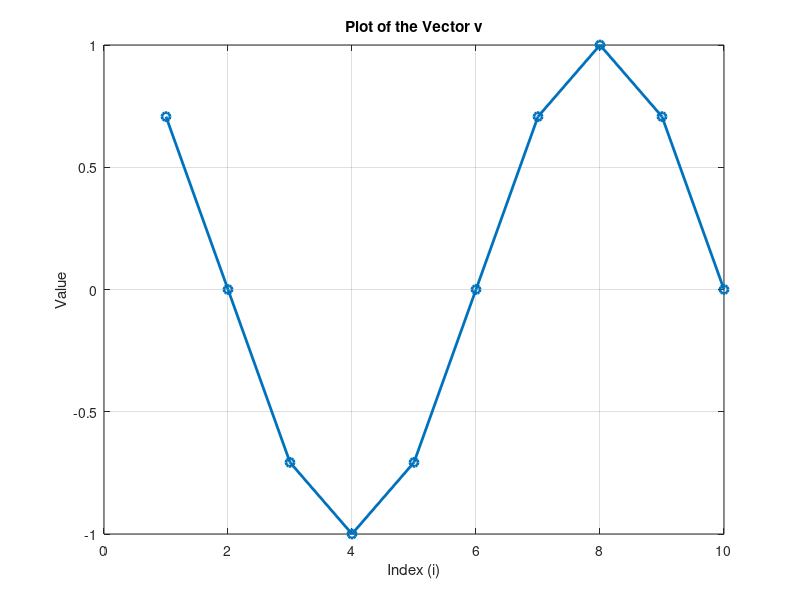

Here is the MATLAB script that generated this plot:
% Initialize an empty row vector
v = zeros(1, 10);

% Populate the vector with cosine values
for i = 1:10
    v(i) = cos(i * pi / 4);
end

% Display the vector
disp(v);

%Plotting
% Initialize an empty row vector
v = zeros(1, 10);

% Populate the vector with cosine values
for i = 1:10
    v(i) = cos(i * pi / 4);
end

% Plot the vector
plot(v, 'o-', 'linewidth', 2);

% Add title and labels
title('Plot of the Vector v');
xlabel('Index (i)');
ylabel('Value');

% Add grid
grid on;
